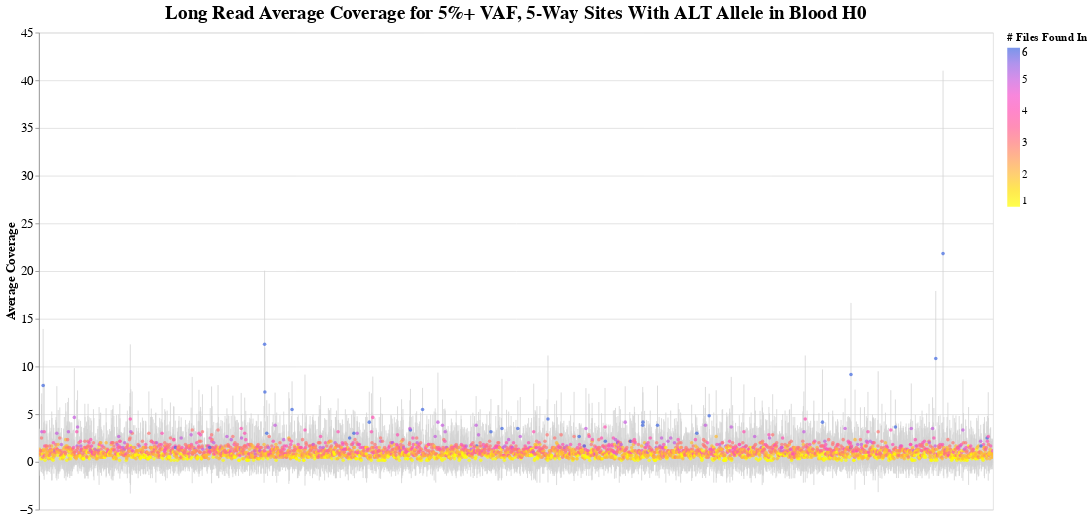

Notebook code cell kept with this figure:
### Code cell
# Load data from TSV file
data = pd.read_csv('/Users/genetics/Documents/code/altair/colo829/long_reads/temp_variant_summary.tsv', sep='\t')
data = data.apply(pd.to_numeric, errors='ignore')  # Convert numeric columns to appropriate types

# Error bounds
data['lower_bound'] = data['avg_coverage'] - data['stddev_coverage']
data['upper_bound'] = data['avg_coverage'] + data['stddev_coverage']

# Sort by average coverage
# data = data.sort_values('avg_coverage', ascending=False).reset_index(drop=True)
# data['variant_index'] = data.index


# Define color scale (adjust to your needs) 
color_scale = alt.Scale(
    domain=[1, 6],  # Adjust this range based on your data
    range=['yellow', 'royalblue']
)

error_bars = alt.Chart(data).mark_errorbar(clip=True, color='lightgray').encode(
    x=alt.X('variant_id:N', title='Variant ID', axis=None),
    y=alt.Y('lower_bound:Q', title='Average Coverage'),
    y2=alt.Y2('upper_bound:Q', title='Average Coverage'),
)

# Create points with error bars
points = alt.Chart(data).mark_point(filled=True, size=20, clip=True).encode(
    x=alt.X('variant_id:N', title='Variant ID', axis=None),
    y=alt.Y('avg_coverage:Q', title='Average Coverage'),
    color=alt.Color('num_samples_found:Q', scale=color_scale, legend=alt.Legend(title='# Files Found In')),
)

# Combine layers
chart =  error_bars + points

chart = chart.properties(
    width=1200,
    height=600,
    title='Long Read Average Coverage for 5%+ VAF, 5-Way Sites With ALT Allele in Blood H0'
).configure_title(fontSize=24).configure_axis(labelFontSize=16, titleFontSize=16).configure_legend(labelFontSize=14, titleFontSize=14)

chart

### Figure 1 — Vega-Lite specification as saved in the notebook (floating-point values rounded to 4 significant figures; data arrays with more than 128 entries replaced by an {"elided": "..."} marker saying what was removed)
{"config": {"view": {"continuousWidth": 300, "continuousHeight": 300}, "axis": {"labelFontSize": 16, "titleFontSize": 16}, "legend": {"labelFontSize": 14, "titleFontSize": 14}, "title": {"fontSize": 24}}, "layer": [{"mark": {"type": "errorbar", "clip": true, "color": "lightgray"}, "encoding": {"x": {"axis": null, "field": "variant_id", "title": "Variant ID", "type": "nominal"}, "y": {"field": "lower_bound", "title": "Average Coverage", "type": "quantitative"}, "y2": {"field": "upper_bound", "title": "Average Coverage"}}}, {"mark": {"type": "point", "clip": true, "filled": true, "size": 20}, "encoding": {"color": {"field": "num_samples_found", "legend": {"title": "# Files Found In"}, "scale": {"domain": [1, 6], "range": ["yellow", "royalblue"]}, "type": "quantitative"}, "x": {"axis": null, "field": "variant_id", "title": "Variant ID", "type": "nominal"}, "y": {"field": "avg_coverage", "title": "Average Coverage", "type": "quantitative"}}}], "data": {"name": "data-a747dee258554d1587bd5abb5997b974"}, "height": 600, "title": "Long Read Average Coverage for 5%+ VAF, 5-Way Sites With ALT Allele in Blood H0", "width": 1200, "$schema": "https://vega.github.io/schema/vega-lite/v5.20.1.json", "datasets": {"data-a747dee258554d1587bd5abb5997b974": {"elided": "3545 records"}}}
